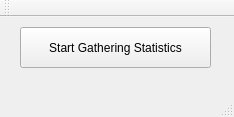
<?xml version="1.0" encoding="UTF-8"?>
<ui version="4.0">
 <class>StatController</class>
 <widget class="QMainWindow" name="StatController">
  <property name="geometry">
   <rect>
    <x>0</x>
    <y>0</y>
    <width>234</width>
    <height>117</height>
   </rect>
  </property>
  <property name="windowTitle">
   <string>Stat Controller</string>
  </property>
  <widget class="QWidget" name="centralWidget">
   <widget class="QPushButton" name="btnGather">
    <property name="geometry">
     <rect>
      <x>20</x>
      <y>10</y>
      <width>191</width>
      <height>41</height>
     </rect>
    </property>
    <property name="text">
     <string>Start Gathering Statistics</string>
    </property>
   </widget>
  </widget>
  <widget class="QMenuBar" name="menuBar">
   <property name="geometry">
    <rect>
     <x>0</x>
     <y>0</y>
     <width>234</width>
     <height>20</height>
    </rect>
   </property>
  </widget>
  <widget class="QToolBar" name="mainToolBar">
   <attribute name="toolBarArea">
    <enum>TopToolBarArea</enum>
   </attribute>
   <attribute name="toolBarBreak">
    <bool>false</bool>
   </attribute>
  </widget>
  <widget class="QStatusBar" name="statusBar"/>
 </widget>
 <layoutdefault spacing="6" margin="11"/>
 <resources/>
 <connections/>
</ui>
